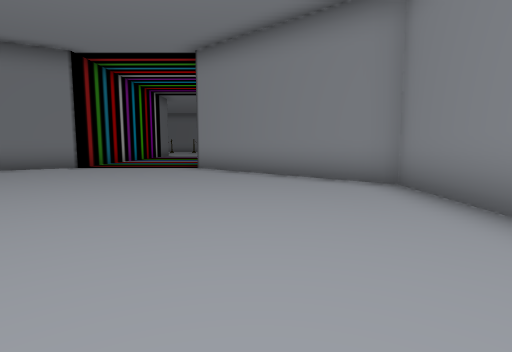
View 1 (above)

16 first-person views from a walk through a scene from a Unity 3-D project. The camera is 1.4 m above the floor, tilts 6° down and sees 80° across. The floor is counted in squares, 2 m on a side. Each view is taken from the middle of a square. On the plan, view 1 faces up. The plan holds only what a view shows up to about 10 squares ahead; the rest is blank. The place goes on beyond the plan. The player is left out.

View 2
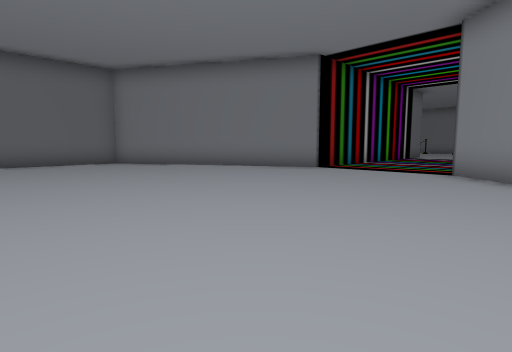

View 3
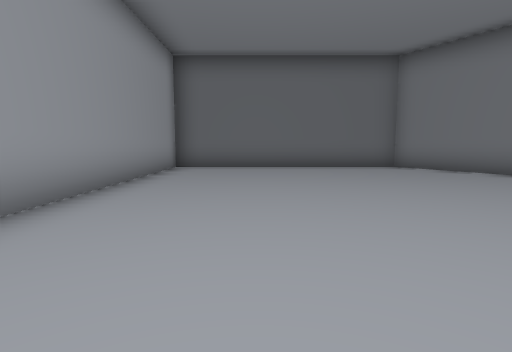

View 4
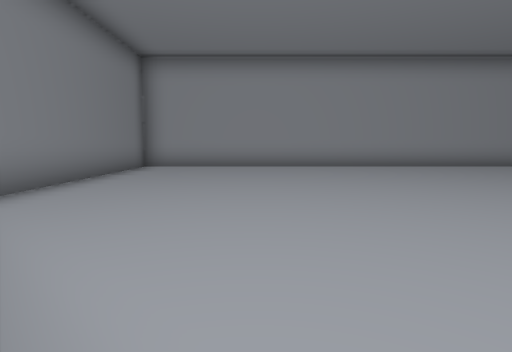

View 5
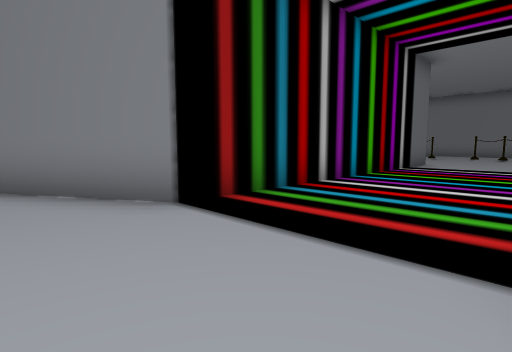

View 6
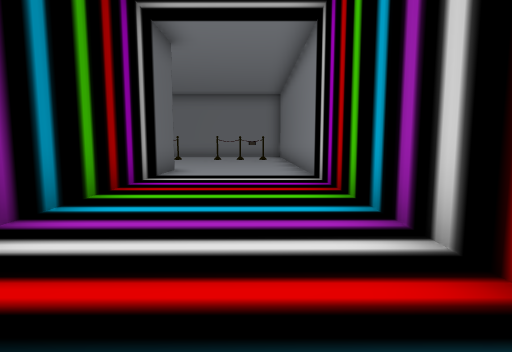

View 7
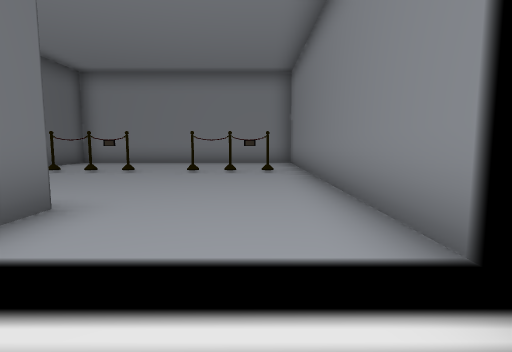

View 8
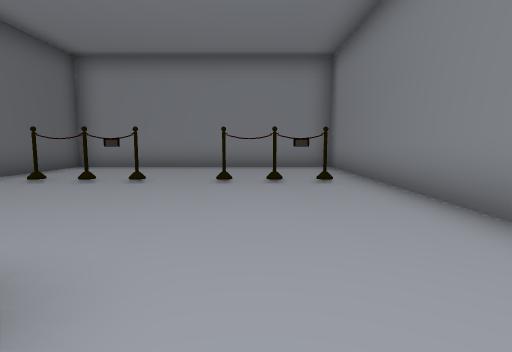

View 9
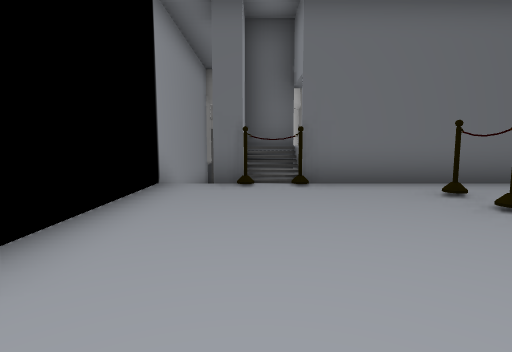

View 10
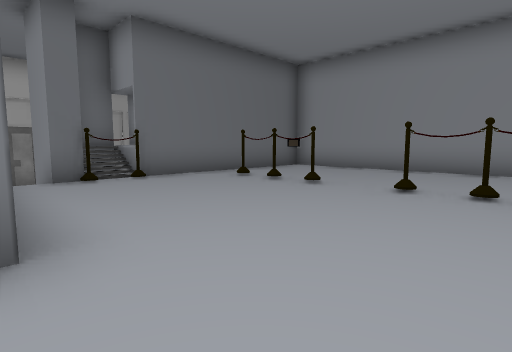

View 11
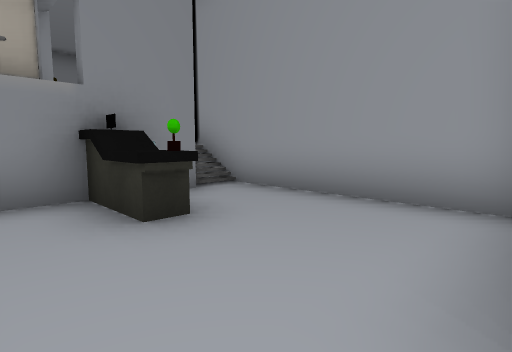

View 12
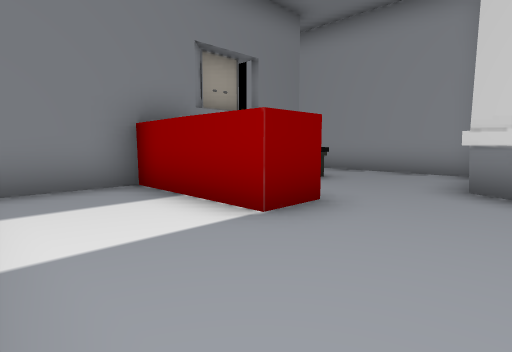

View 13
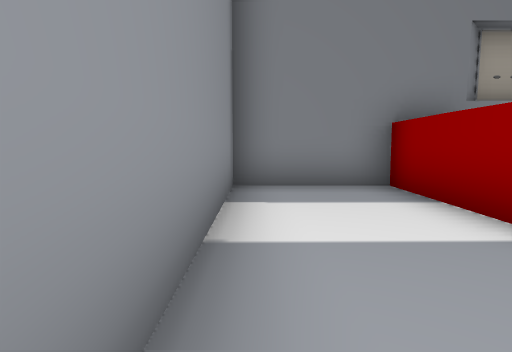

View 14
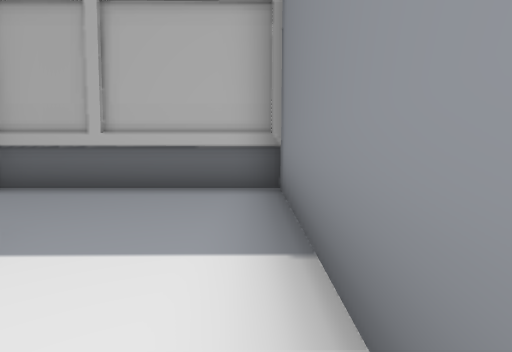

View 15
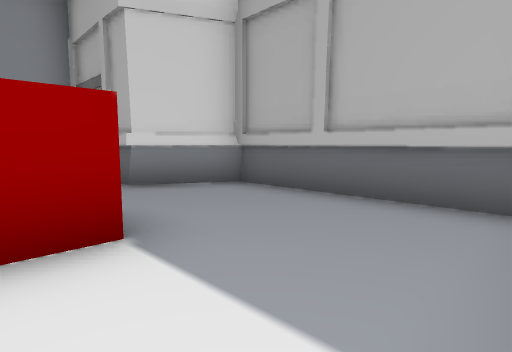

View 16
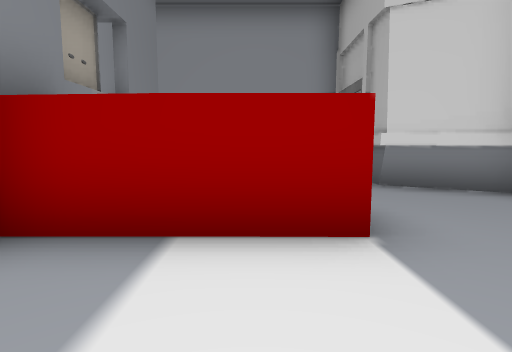

### Floor plan
Key: @ floor where view 1 was taken; # wall or solid block; . main floor; - floor 1.5 m lower than the main floor; / step, stairs or slope; F fence; E desk.
Columns run from 17 left of view 1 to 3 right of it. Each row starts with its distance up from view 1.
 27 #################
 26 #-----##........#
 25 #-----##........#
 24 #-----##........#
 23 #---####.FF..FF.#
 22 #-----##........#
 21 ###--E##........#
 20   #---##F.......#
 19   #----/........#
 18   #######  #....#
 17            #....#
 16            #....#
 15            #....#
 14            #....#
 13            #....#
 12            #....#
 11            #....
 10            #....
  9           ##....##
  8         ###......##
  7        ##.........##
  6      ###...........##
  5      #..............#
  4      #..............#
  3      #..............#
  2      #..............#
  1      #..............#
  0      #...........@..#
 -1      #..............#
 -2      ################

Where each view was taken, in squares from view 1:
view 1: 0 up, 0 right, facing up
view 2: 1 up, 0 right, facing up-left
view 3: 1 up, 2 left, facing left
view 4: 8 up, 1 left, facing down
view 5: 7 up, 2 left, facing up-left
view 6: 10 up, 3 left, facing up
view 7: 15 up, 3 left, facing up
view 8: 17 up, 4 left, facing up
view 9: 20 up, 4 left, facing left
view 10: 18 up, 3 left, facing up-left
view 11: 22 up, 15 left, facing down-right
view 12: 26 up, 16 left, facing down-right
view 13: 26 up, 16 left, facing right
view 14: 26 up, 12 left, facing left
view 15: 26 up, 13 left, facing down-left
view 16: 26 up, 13 left, facing down
